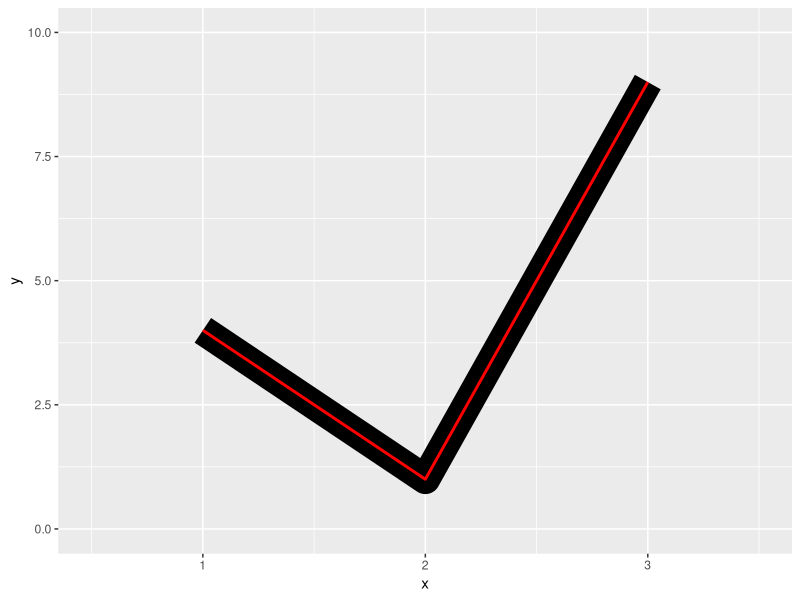
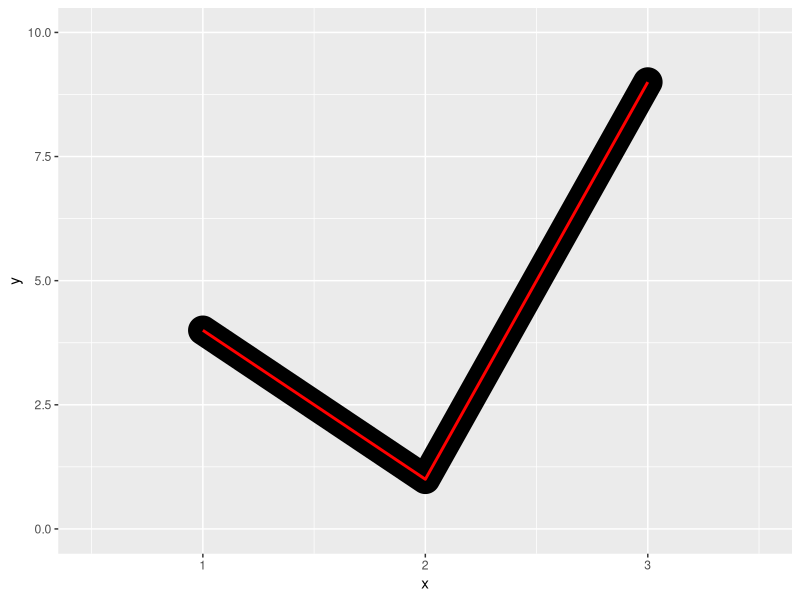
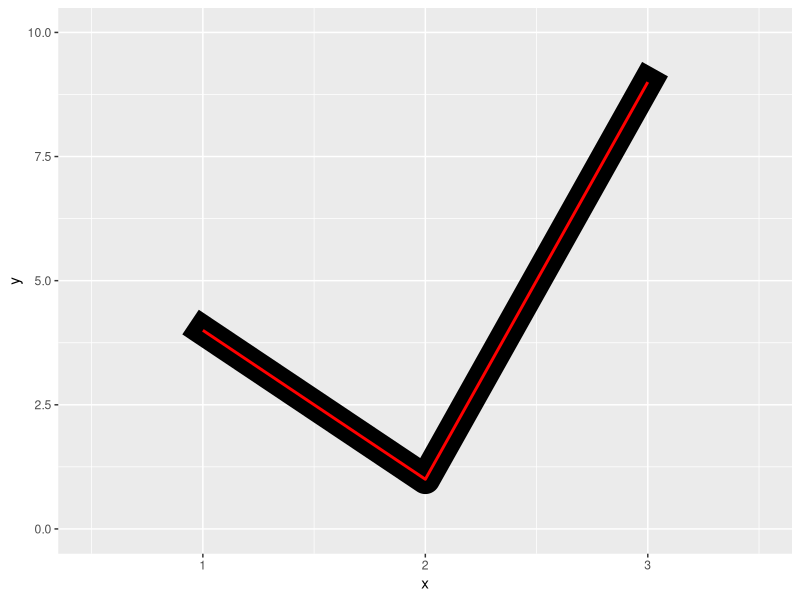

These charts were generated, in order, by the following R code:
# r2py crawler metadata
# package: ggplot2
# source_type: vignette
# topic: ggplot2-specs_s5
# source_file: C:\Users\bened\AppData\Local\R\win-library\4.5\ggplot2\doc\ggplot2-specs.R
# lines: 25

suppressPackageStartupMessages(library(ggplot2))
#| out-width: 30%
#| fig-show: hold
#| fig.alt:
#| - "A plot showing a line with an angle. A thinner red line is placed over
#|  a thicker black line. The black line ends where the red line ends."
#| - "A plot showing a line with an angle. A thinner red line is placed over
#|  a thicker black line. The black line ends past where the red line ends,
#|  and ends in a semicircle."
#| - "A plot showing a line with an angle. A thinner red line is placed over
#|  a thicker black line. The black line ends past where the red line ends,
#|  and ends in a square shape."
df <- data.frame(x = 1:3, y = c(4, 1, 9))
base <- ggplot(df, aes(x, y)) + xlim(0.5, 3.5) + ylim(0, 10)
base +
  geom_path(linewidth = 10) +
  geom_path(linewidth = 1, colour = "red")

base +
  geom_path(linewidth = 10, lineend = "round") +
  geom_path(linewidth = 1, colour = "red")

base +
  geom_path(linewidth = 10, lineend = "square") +
  geom_path(linewidth = 1, colour = "red")
